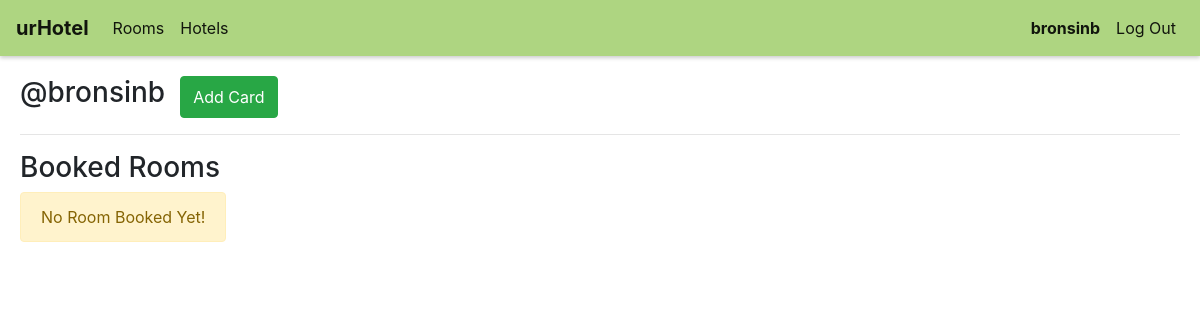
/profile (signed in), run on an earlier commit of the app's database.
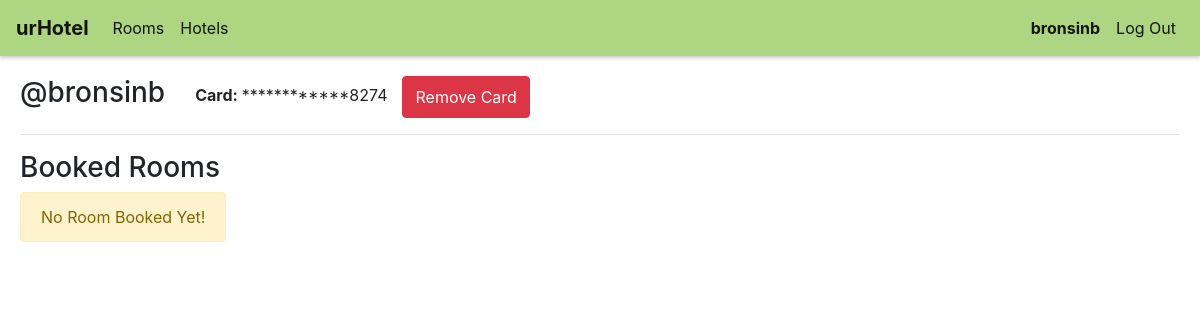
And on a later commit of the database.
### hotels/models.py (models this page shows, shortened)
class User(AbstractUser):
    pass

class Card(models.Model):
    user = models.ForeignKey(User, on_delete=models.CASCADE, related_name="card")
    name = models.CharField(max_length=128)
    number = models.CharField(max_length=16)
    cvv = models.CharField(max_length=3)
    expire = models.DateField()

### hotels/views.py (the view)
# urls.py: path('profile', views.profile, name='profile'),
def profile(request):
    if request.method == "POST":
        Booking.objects.filter(pk=int(request.POST["bookingid"])).delete()
    return render(request, "hotels/profile.html", {
        "rooms": request.user.bookings.all(),
        "card": Card.objects.filter(user=request.user).first(),
    })

### hotels/templates/hotels/profile.html (shortened to what this page needs)
{% extends "hotels/layout.html" %}
{% load static %}
{% block body %}
    <div class="container-fluid">
        <div class="row">
            <h3 class="col-auto" >@{{ user.username }}</h3>
            <div class="row col-auto" id="top">
                {% if card %}
                    <label class="col-form-label col-auto"><strong>Card: </strong> ************{{ card.number|slice:"12:"}}</label>
                    <button type="button" class="btn btn-danger" id="removecard">Remove Card</button>
                {% else %}
                    <button type="button" class="btn btn-success" id="addcard">Add Card</button>
                {% endif %}
            </div>
        </div>
        <hr>
        <h3>Booked Rooms</h3>
        <div class="d-flex flex-wrap">
            {% for room in user.bookings.all %}
                <div class="card room">
                    <img src="{{ room.room.image }}" class="card-img-top image">
                    <div class="card-body">
                        <h5 class="card-title">{{ room.room.hotel.name }}</h5>
                        <p class="card-subtitle" style="font-size:small;">{{ room.room.hotel.address }}</p>
                    </div>
                    <ul class="list-group list-group-flush">
                        <li class="list-group-item"><strong>Type:</strong> {{ room.room.room_type }}</li>
                        <li class="list-group-item"><strong>Room Number:</strong> {{ room.room.number }}</li>
                        <li class="list-group-item"><strong>${{ room.room.price }}</strong> per Night</li>
                        <li class="list-group-item"><strong>Check In:</strong> {{ room.start }}</li>
                        <li class="list-group-item"><strong>Check Out:</strong> {{ room.end }}</li>
                    </ul>
                    <div class="card-body text-center">
                        <form method="POST">
                            {% csrf_token %}
                            <input type="hidden" name="bookingid" value="{{ room.id }}"/>
                            <button class="btn btn-outline-danger cancel">Cancel Reservation</button>
                        </form>
                    </div>
                </div>
            {% empty %}
                <div class="alert alert-warning" role="alert">
                    No Room Booked Yet!
                </div>
            {% endfor %}
        </div>
    </div>
{% endblock %}

### hotels/templates/hotels/layout.html (shortened to what this page needs)
{% load static %}
<!DOCTYPE html>
<html lang="en">
    <head>
        <link rel="stylesheet" href="https://stackpath.bootstrapcdn.com/bootstrap/4.4.1/css/bootstrap.min.css">
        <link href="{% static 'hotels/styles.css' %}" rel="stylesheet">
    </head>
    <body>
        <nav class="navbar navbar-expand-lg navbar-light customnavbar">
            <a class="navbar-brand" href="{% url 'index' %}"><strong>urHotel</strong></a>
            <div class="navbar-collapse">
              <ul class="navbar-nav mr-auto">
                <li class="nav-item">
                    <a class="nav-link active" href="{% url 'index' %}">Rooms</a>
                </li>
                <li class="nav-item">
                    <a class="nav-link active" href="{% url 'hotels' %}">Hotels</a>
                </li>
              </ul>
              <ul class="navbar-nav my-2 my-lg-0">
                {% if user.is_authenticated %}
                    <li class="nav-item">
                        <a class="nav-link active" href="{% url 'profile' %}"><strong>{{ user.username }}</strong></a>
                    </li>
                    <li class="nav-item">
                        <a class="nav-link active" href="{% url 'logout' %}">Log Out</a>
                    </li>
                {% endif %}
              </ul>
            </div>
          </nav>
        <div class="body body_padding" >
            {% block body %}
            {% endblock %}
        </div>
    </body>
</html>

### hotels/static/hotels/styles.css (style rules this page uses)
.body_padding { padding-top: 20px; padding-left: 5px; padding-bottom: 10px; padding-right: 5px; }
.customnavbar { background-color: #aed581; box-shadow: 0 2px 4px 0 rgba(0, 0, 0, 0.2); }

What changed in the data, as far as the page shows it:
added Card: number "8274"
Also different on the page:
text no longer shown: "Add Card"
text now shown: "Card: ************ Remove Card"
